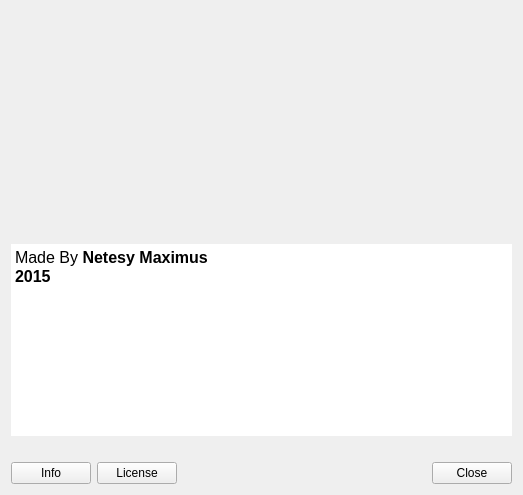
<?xml version="1.0" encoding="UTF-8"?>
<ui version="4.0">
 <class>About</class>
 <widget class="QWidget" name="About">
  <property name="geometry">
   <rect>
    <x>0</x>
    <y>0</y>
    <width>523</width>
    <height>495</height>
   </rect>
  </property>
  <property name="windowTitle">
   <string>About</string>
  </property>
  <property name="windowIcon">
   <iconset resource="images.qrc">
    <normaloff>:/images/Images/logo[green].png</normaloff>:/images/Images/logo[green].png</iconset>
  </property>
  <layout class="QVBoxLayout" name="verticalLayout_3">
   <item>
    <layout class="QGridLayout" name="gridLayout">
     <item row="1" column="0">
      <layout class="QVBoxLayout" name="verticalLayout"/>
     </item>
     <item row="2" column="0">
      <layout class="QHBoxLayout" name="horizontalLayout">
       <item>
        <widget class="QPushButton" name="info">
         <property name="text">
          <string>Info</string>
         </property>
        </widget>
       </item>
       <item>
        <widget class="QPushButton" name="License">
         <property name="text">
          <string>License</string>
         </property>
        </widget>
       </item>
       <item>
        <spacer name="horizontalSpacer">
         <property name="orientation">
          <enum>Qt::Horizontal</enum>
         </property>
         <property name="sizeHint" stdset="0">
          <size>
           <width>40</width>
           <height>20</height>
          </size>
         </property>
        </spacer>
       </item>
       <item>
        <widget class="QPushButton" name="close">
         <property name="text">
          <string>Close</string>
         </property>
        </widget>
       </item>
      </layout>
     </item>
     <item row="0" column="0">
      <layout class="QVBoxLayout" name="verticalLayout_2">
       <item>
        <widget class="QLabel" name="logo">
         <property name="text">
          <string/>
         </property>
         <property name="scaledContents">
          <bool>true</bool>
         </property>
        </widget>
       </item>
       <item>
        <spacer name="verticalSpacer">
         <property name="orientation">
          <enum>Qt::Vertical</enum>
         </property>
         <property name="sizeHint" stdset="0">
          <size>
           <width>20</width>
           <height>40</height>
          </size>
         </property>
        </spacer>
       </item>
       <item>
        <widget class="QLabel" name="appname">
         <property name="text">
          <string/>
         </property>
        </widget>
       </item>
       <item>
        <widget class="QLabel" name="label">
         <property name="text">
          <string/>
         </property>
        </widget>
       </item>
       <item>
        <widget class="QLabel" name="disc">
         <property name="text">
          <string/>
         </property>
        </widget>
       </item>
       <item>
        <widget class="QLabel" name="version">
         <property name="text">
          <string/>
         </property>
        </widget>
       </item>
       <item>
        <widget class="QTextBrowser" name="textBrowser">
         <property name="frameShape">
          <enum>QFrame::NoFrame</enum>
         </property>
         <property name="frameShadow">
          <enum>QFrame::Plain</enum>
         </property>
         <property name="autoFormatting">
          <set>QTextEdit::AutoAll</set>
         </property>
         <property name="readOnly">
          <bool>true</bool>
         </property>
         <property name="html">
          <string>&lt;!DOCTYPE HTML PUBLIC &quot;-//W3C//DTD HTML 4.0//EN&quot; &quot;http://www.w3.org/TR/REC-html40/strict.dtd&quot;&gt;
&lt;html&gt;&lt;head&gt;&lt;meta name=&quot;qrichtext&quot; content=&quot;1&quot; /&gt;&lt;style type=&quot;text/css&quot;&gt;
p, li { white-space: pre-wrap; }
&lt;/style&gt;&lt;/head&gt;&lt;body style=&quot; font-family:'MS Shell Dlg 2'; font-size:8.25pt; font-weight:400; font-style:normal;&quot;&gt;
&lt;p style=&quot; margin-top:0px; margin-bottom:0px; margin-left:0px; margin-right:0px; -qt-block-indent:0; text-indent:0px;&quot;&gt;&lt;span style=&quot; font-size:12pt;&quot;&gt;Made By &lt;/span&gt;&lt;span style=&quot; font-size:12pt; font-weight:600;&quot;&gt;Netesy Maximus&lt;/span&gt;&lt;/p&gt;
&lt;p style=&quot; margin-top:0px; margin-bottom:0px; margin-left:0px; margin-right:0px; -qt-block-indent:0; text-indent:0px;&quot;&gt;&lt;span style=&quot; font-size:12pt; font-weight:600;&quot;&gt;2015&lt;/span&gt;&lt;/p&gt;&lt;/body&gt;&lt;/html&gt;</string>
         </property>
         <property name="openExternalLinks">
          <bool>true</bool>
         </property>
        </widget>
       </item>
       <item>
        <widget class="QLabel" name="copyright">
         <property name="text">
          <string/>
         </property>
         <property name="scaledContents">
          <bool>true</bool>
         </property>
         <property name="wordWrap">
          <bool>true</bool>
         </property>
         <property name="openExternalLinks">
          <bool>true</bool>
         </property>
        </widget>
       </item>
      </layout>
     </item>
    </layout>
   </item>
  </layout>
 </widget>
 <resources>
  <include location="images.qrc"/>
 </resources>
 <connections>
  <connection>
   <sender>close</sender>
   <signal>clicked()</signal>
   <receiver>About</receiver>
   <slot>close()</slot>
   <hints>
    <hint type="sourcelabel">
     <x>459</x>
     <y>366</y>
    </hint>
    <hint type="destinationlabel">
     <x>253</x>
     <y>193</y>
    </hint>
   </hints>
  </connection>
 </connections>
</ui>
